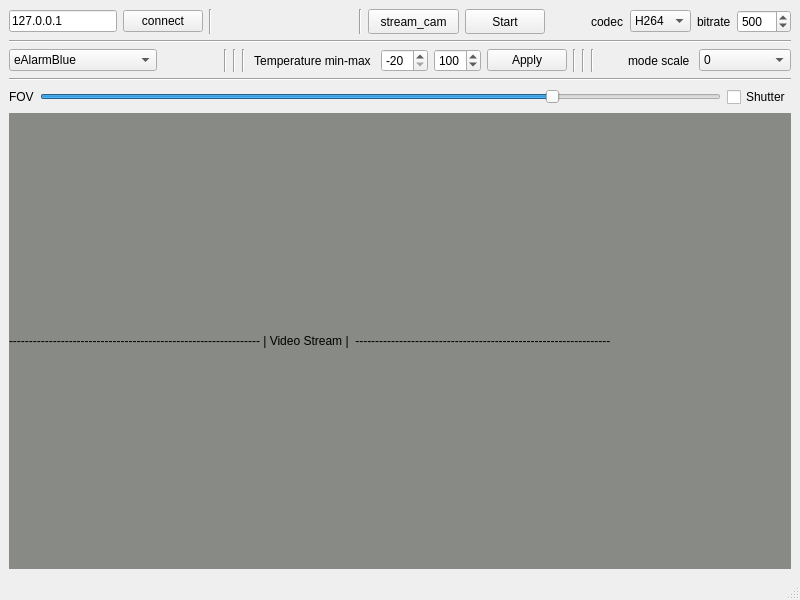
<?xml version="1.0" encoding="UTF-8"?>
<ui version="4.0">
 <class>MainWindow</class>
 <widget class="QMainWindow" name="MainWindow">
  <property name="geometry">
   <rect>
    <x>0</x>
    <y>0</y>
    <width>800</width>
    <height>600</height>
   </rect>
  </property>
  <property name="windowTitle">
   <string>MainWindow</string>
  </property>
  <widget class="QWidget" name="centralwidget">
   <layout class="QGridLayout" name="gridLayout">
    <item row="0" column="0">
     <layout class="QHBoxLayout" name="horizontalLayout_8">
      <item>
       <layout class="QHBoxLayout" name="horizontalLayout">
        <item alignment="Qt::AlignLeft">
         <widget class="QLineEdit" name="lineEdit_IP">
          <property name="text">
           <string>127.0.0.1</string>
          </property>
          <property name="placeholderText">
           <string>ip-adddres</string>
          </property>
         </widget>
        </item>
        <item>
         <widget class="QPushButton" name="pushButton_Connect">
          <property name="text">
           <string>connect</string>
          </property>
         </widget>
        </item>
       </layout>
      </item>
      <item>
       <widget class="Line" name="line_10">
        <property name="orientation">
         <enum>Qt::Vertical</enum>
        </property>
       </widget>
      </item>
      <item>
       <spacer name="horizontalSpacer">
        <property name="orientation">
         <enum>Qt::Horizontal</enum>
        </property>
        <property name="sizeHint" stdset="0">
         <size>
          <width>40</width>
          <height>20</height>
         </size>
        </property>
       </spacer>
      </item>
      <item>
       <widget class="Line" name="line_9">
        <property name="orientation">
         <enum>Qt::Vertical</enum>
        </property>
       </widget>
      </item>
      <item>
       <layout class="QHBoxLayout" name="horizontalLayout_7">
        <item>
         <widget class="QPushButton" name="pushButton_StreamCam">
          <property name="minimumSize">
           <size>
            <width>91</width>
            <height>25</height>
           </size>
          </property>
          <property name="text">
           <string>stream_cam</string>
          </property>
         </widget>
        </item>
        <item>
         <widget class="QPushButton" name="InitOpenCV_button">
          <property name="minimumSize">
           <size>
            <width>80</width>
            <height>25</height>
           </size>
          </property>
          <property name="text">
           <string>Start</string>
          </property>
         </widget>
        </item>
       </layout>
      </item>
      <item>
       <layout class="QHBoxLayout" name="horizontalLayout_3">
        <item>
         <spacer name="horizontalSpacer_2">
          <property name="orientation">
           <enum>Qt::Horizontal</enum>
          </property>
          <property name="sizeHint" stdset="0">
           <size>
            <width>40</width>
            <height>20</height>
           </size>
          </property>
         </spacer>
        </item>
        <item alignment="Qt::AlignRight">
         <widget class="QLabel" name="label">
          <property name="text">
           <string>codec</string>
          </property>
         </widget>
        </item>
        <item>
         <widget class="QComboBox" name="comboBox_codec">
          <property name="enabled">
           <bool>true</bool>
          </property>
          <item>
           <property name="text">
            <string>H264</string>
           </property>
          </item>
          <item>
           <property name="text">
            <string>JPEG</string>
           </property>
          </item>
         </widget>
        </item>
       </layout>
      </item>
      <item>
       <layout class="QHBoxLayout" name="horizontalLayout_2">
        <item alignment="Qt::AlignRight">
         <widget class="QLabel" name="label_3">
          <property name="text">
           <string>bitrate</string>
          </property>
         </widget>
        </item>
        <item>
         <widget class="QSpinBox" name="spinBox_Bitrate">
          <property name="maximum">
           <number>5000</number>
          </property>
          <property name="singleStep">
           <number>10</number>
          </property>
          <property name="value">
           <number>500</number>
          </property>
         </widget>
        </item>
       </layout>
      </item>
     </layout>
    </item>
    <item row="1" column="0">
     <widget class="Line" name="line">
      <property name="orientation">
       <enum>Qt::Horizontal</enum>
      </property>
     </widget>
    </item>
    <item row="2" column="0">
     <layout class="QVBoxLayout" name="verticalLayout">
      <item>
       <layout class="QHBoxLayout" name="horizontalLayout_9">
        <item alignment="Qt::AlignLeft">
         <widget class="QComboBox" name="comboBox_Mode">
          <item>
           <property name="text">
            <string>eAlarmBlue                   </string>
           </property>
          </item>
          <item>
           <property name="text">
            <string>eAlarmBlueHi</string>
           </property>
          </item>
          <item>
           <property name="text">
            <string>eGrayBW</string>
           </property>
          </item>
          <item>
           <property name="text">
            <string>eGrayWB</string>
           </property>
          </item>
          <item>
           <property name="text">
            <string>eAlarmGreen</string>
           </property>
          </item>
          <item>
           <property name="text">
            <string>eIron</string>
           </property>
          </item>
          <item>
           <property name="text">
            <string>eIronHi</string>
           </property>
          </item>
          <item>
           <property name="text">
            <string>eMedical</string>
           </property>
          </item>
          <item>
           <property name="text">
            <string>eRainbow</string>
           </property>
          </item>
          <item>
           <property name="text">
            <string>eAlarmRed</string>
           </property>
          </item>
         </widget>
        </item>
        <item>
         <layout class="QHBoxLayout" name="horizontalLayout_5">
          <item>
           <widget class="Line" name="line_3">
            <property name="orientation">
             <enum>Qt::Vertical</enum>
            </property>
           </widget>
          </item>
          <item>
           <widget class="Line" name="line_7">
            <property name="orientation">
             <enum>Qt::Vertical</enum>
            </property>
           </widget>
          </item>
          <item>
           <widget class="Line" name="line_6">
            <property name="orientation">
             <enum>Qt::Vertical</enum>
            </property>
           </widget>
          </item>
          <item>
           <widget class="QLabel" name="label_2">
            <property name="text">
             <string> Temperature min-max </string>
            </property>
           </widget>
          </item>
          <item>
           <widget class="QSpinBox" name="spinBox_temperatureMIN">
            <property name="minimum">
             <number>-20</number>
            </property>
            <property name="maximum">
             <number>999</number>
            </property>
            <property name="value">
             <number>-20</number>
            </property>
           </widget>
          </item>
          <item>
           <widget class="QSpinBox" name="spinBox_temperatureMAX">
            <property name="maximum">
             <number>999</number>
            </property>
            <property name="value">
             <number>100</number>
            </property>
           </widget>
          </item>
          <item>
           <widget class="QPushButton" name="pushButton_ApplyTemperatureRange">
            <property name="text">
             <string>Apply</string>
            </property>
           </widget>
          </item>
         </layout>
        </item>
        <item>
         <widget class="Line" name="line_5">
          <property name="orientation">
           <enum>Qt::Vertical</enum>
          </property>
         </widget>
        </item>
        <item>
         <layout class="QHBoxLayout" name="horizontalLayout_6">
          <item>
           <widget class="Line" name="line_4">
            <property name="orientation">
             <enum>Qt::Vertical</enum>
            </property>
           </widget>
          </item>
          <item>
           <widget class="Line" name="line_8">
            <property name="orientation">
             <enum>Qt::Vertical</enum>
            </property>
           </widget>
          </item>
          <item alignment="Qt::AlignRight">
           <widget class="QLabel" name="label_4">
            <property name="text">
             <string>mode scale </string>
            </property>
           </widget>
          </item>
          <item>
           <widget class="QComboBox" name="comboBox_Scale">
            <item>
             <property name="text">
              <string>0</string>
             </property>
            </item>
            <item>
             <property name="text">
              <string>1</string>
             </property>
            </item>
            <item>
             <property name="text">
              <string>2</string>
             </property>
            </item>
            <item>
             <property name="text">
              <string>3</string>
             </property>
            </item>
           </widget>
          </item>
         </layout>
        </item>
       </layout>
      </item>
      <item>
       <widget class="Line" name="line_2">
        <property name="orientation">
         <enum>Qt::Horizontal</enum>
        </property>
       </widget>
      </item>
      <item>
       <layout class="QHBoxLayout" name="horizontalLayout_4">
        <item>
         <widget class="QLabel" name="label_FOV">
          <property name="text">
           <string>FOV</string>
          </property>
         </widget>
        </item>
        <item>
         <widget class="QSlider" name="horizontalSlider_FOV">
          <property name="value">
           <number>75</number>
          </property>
          <property name="orientation">
           <enum>Qt::Horizontal</enum>
          </property>
         </widget>
        </item>
        <item>
         <widget class="QCheckBox" name="checkBox_Shutter">
          <property name="text">
           <string>Shutter</string>
          </property>
         </widget>
        </item>
       </layout>
      </item>
     </layout>
    </item>
    <item row="3" column="0">
     <widget class="LabelVideo" name="labelOpenCVFrame">
      <property name="styleSheet">
       <string notr="true">background-color: rgb(136, 138, 133);</string>
      </property>
      <property name="text">
       <string>--------------------------------------------------------------- | Video Stream |  ----------------------------------------------------------------</string>
      </property>
     </widget>
    </item>
   </layout>
  </widget>
  <widget class="QMenuBar" name="menubar">
   <property name="geometry">
    <rect>
     <x>0</x>
     <y>0</y>
     <width>800</width>
     <height>22</height>
    </rect>
   </property>
  </widget>
  <widget class="QStatusBar" name="statusbar"/>
 </widget>
 <customwidgets>
  <customwidget>
   <class>LabelVideo</class>
   <extends>QLabel</extends>
   <header>labelvideo.h</header>
  </customwidget>
 </customwidgets>
 <resources/>
 <connections/>
</ui>
